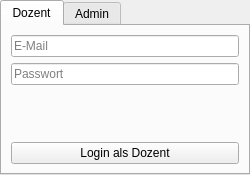
<?xml version="1.0" encoding="UTF-8"?>
<ui version="4.0">
 <class>LoginDock</class>
 <widget class="QDockWidget" name="LoginDock">
  <property name="geometry">
   <rect>
    <x>0</x>
    <y>0</y>
    <width>250</width>
    <height>175</height>
   </rect>
  </property>
  <property name="floating">
   <bool>true</bool>
  </property>
  <property name="windowTitle">
   <string>Login</string>
  </property>
  <widget class="QWidget" name="dockWidgetContents">
   <layout class="QGridLayout" name="gridLayout">
    <property name="leftMargin">
     <number>0</number>
    </property>
    <property name="topMargin">
     <number>0</number>
    </property>
    <property name="rightMargin">
     <number>0</number>
    </property>
    <property name="bottomMargin">
     <number>0</number>
    </property>
    <item row="0" column="0">
     <widget class="QTabWidget" name="tabWidget">
      <property name="currentIndex">
       <number>0</number>
      </property>
      <widget class="QWidget" name="tab_dozent">
       <attribute name="title">
        <string>Dozent</string>
       </attribute>
       <layout class="QVBoxLayout" name="verticalLayout_2">
        <item>
         <widget class="QLineEdit" name="email_dozent_lineEdit">
          <property name="placeholderText">
           <string>E-Mail</string>
          </property>
         </widget>
        </item>
        <item>
         <widget class="QLineEdit" name="passwort_dozent_lineEdit">
          <property name="placeholderText">
           <string>Passwort</string>
          </property>
         </widget>
        </item>
        <item>
         <widget class="QLabel" name="error_dozent_label">
          <property name="text">
           <string/>
          </property>
         </widget>
        </item>
        <item>
         <widget class="QPushButton" name="login_dozent_pushButton">
          <property name="text">
           <string>Login als Dozent</string>
          </property>
         </widget>
        </item>
       </layout>
      </widget>
      <widget class="QWidget" name="tab_admin">
       <attribute name="title">
        <string>Admin</string>
       </attribute>
       <layout class="QVBoxLayout" name="verticalLayout">
        <item>
         <widget class="QLineEdit" name="email_admin_lineEdit">
          <property name="placeholderText">
           <string>Admin</string>
          </property>
         </widget>
        </item>
        <item>
         <widget class="QLineEdit" name="passwort_admin_lineEdit">
          <property name="placeholderText">
           <string>Passwort</string>
          </property>
         </widget>
        </item>
        <item>
         <widget class="QLabel" name="error_admin_label">
          <property name="text">
           <string/>
          </property>
         </widget>
        </item>
        <item>
         <widget class="QPushButton" name="login_admin_pushButton">
          <property name="text">
           <string>Login als Admin</string>
          </property>
         </widget>
        </item>
       </layout>
      </widget>
     </widget>
    </item>
   </layout>
  </widget>
 </widget>
 <resources/>
 <connections/>
</ui>
